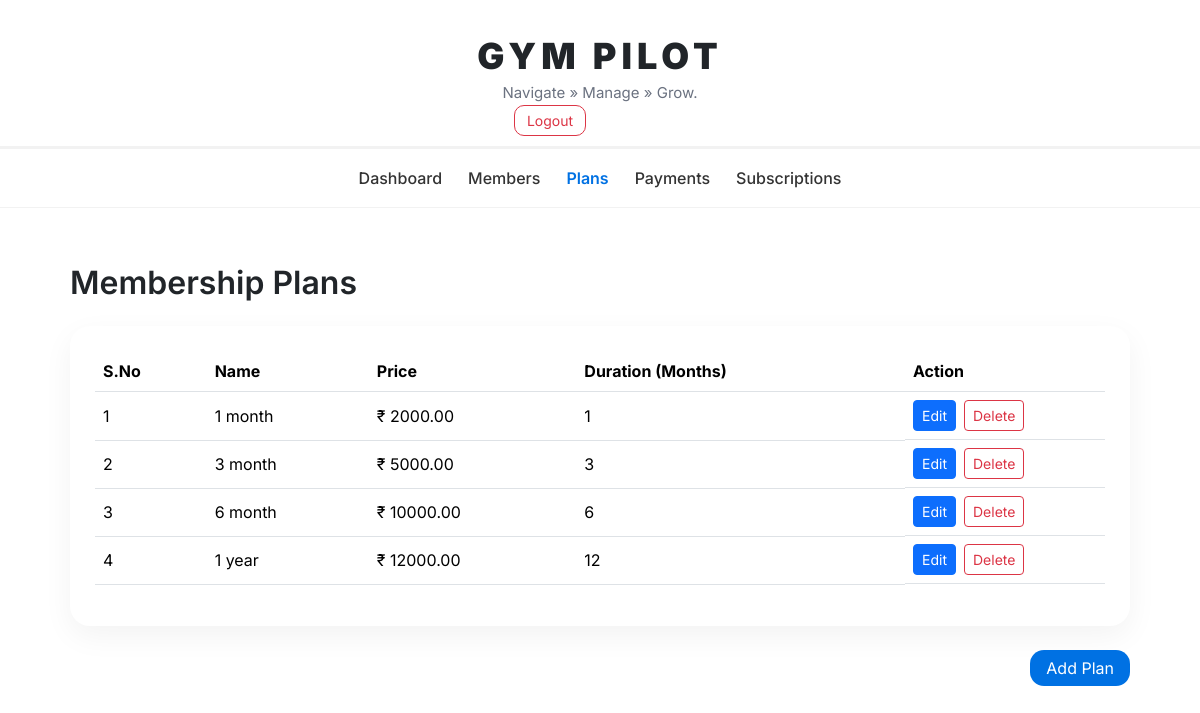
The app's page /plans/ (signed in), older data.
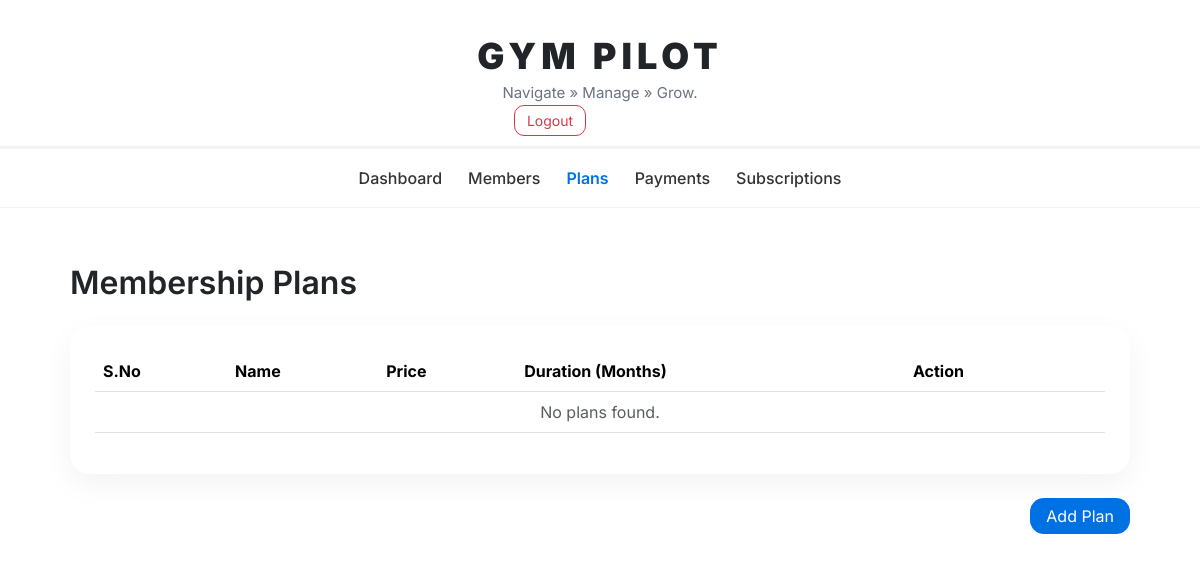
The same page, newer data.
### gym/models.py (models this page shows, shortened)
class MembershipPlan(models.Model):
    gym = models.ForeignKey(Gym, on_delete=models.CASCADE)
    name = models.CharField(max_length=100)
    price = models.DecimalField(max_digits=8, decimal_places=2)
    duration_months = models.IntegerField()

### gym/views.py (the view)
# urls.py: path('plans/', views.plans_list, name='plans'),
@login_required
def plans_list(request):
    gym = get_object_or_404(Gym, owner=request.user)
    plans = MembershipPlan.objects.filter(gym=gym)
    return render(request, "plans.html", {"plans": plans})

### gym/templates/plans.html (shortened to what this page needs)
{% extends 'base.html' %}
{% block content %}
<div class="mb-4 mt-3">
    <h2 class="fw-semibold">Membership Plans</h2>
</div>
<div class="glass-card">
    <div class="desktop-table">
        <table class="table modern-table align-middle">
            <thead>
                <tr>
                    <th>S.No</th>
                    <th>Name</th>
                    <th>Price</th>
                    <th>Duration (Months)</th>
                    <th style="width:200px;">Action</th>
                </tr>
            </thead>
            <tbody>
                {% for plan in plans %}
                <tr>
                    <td>{{ forloop.counter }}</td>
                    <td>{{ plan.name }}</td>
                    <td>₹ {{ plan.price }}</td>
                    <td>{{ plan.duration_months }}</td>
                    <td class="d-flex gap-2">
                        <a href="{% url 'gym:edit_plan' plan.id %}" class="btn btn-sm btn-primary">
                            Edit
                        </a>
                        <form method="POST" action="{% url 'gym:delete_plan' plan.id %}">
                            <button type="submit" class="btn btn-sm btn-outline-danger" onclick="return confirm('Delete this plan?');">Delete</button>
                        </form>
                    </td>
                </tr>
                {% empty %}
                <tr>
                    <td colspan="5" class="text-center text-muted">
                        No plans found.
                    </td>
                </tr>
                {% endfor %}
            </tbody>
        </table>
    </div>
</div>
<div class="d-flex justify-content-end mt-4">
    <a href="{% url 'gym:add_plan' %}" class="btn-modern text-center text-decoration-none">
        Add Plan
    </a>
</div>
{% endblock %}

Row changes from the older to the newer data that the page shows:
removed MembershipPlan: name "1 month", price "2000.00", duration_months "1"
removed MembershipPlan: name "3 month", price "5000.00", duration_months "3"
removed MembershipPlan: name "6 month", price "10000.00", duration_months "6"
removed MembershipPlan: name "1 year", price "12000.00", duration_months "12"
Text that changed along with them:
text now shown: "No plans found."
